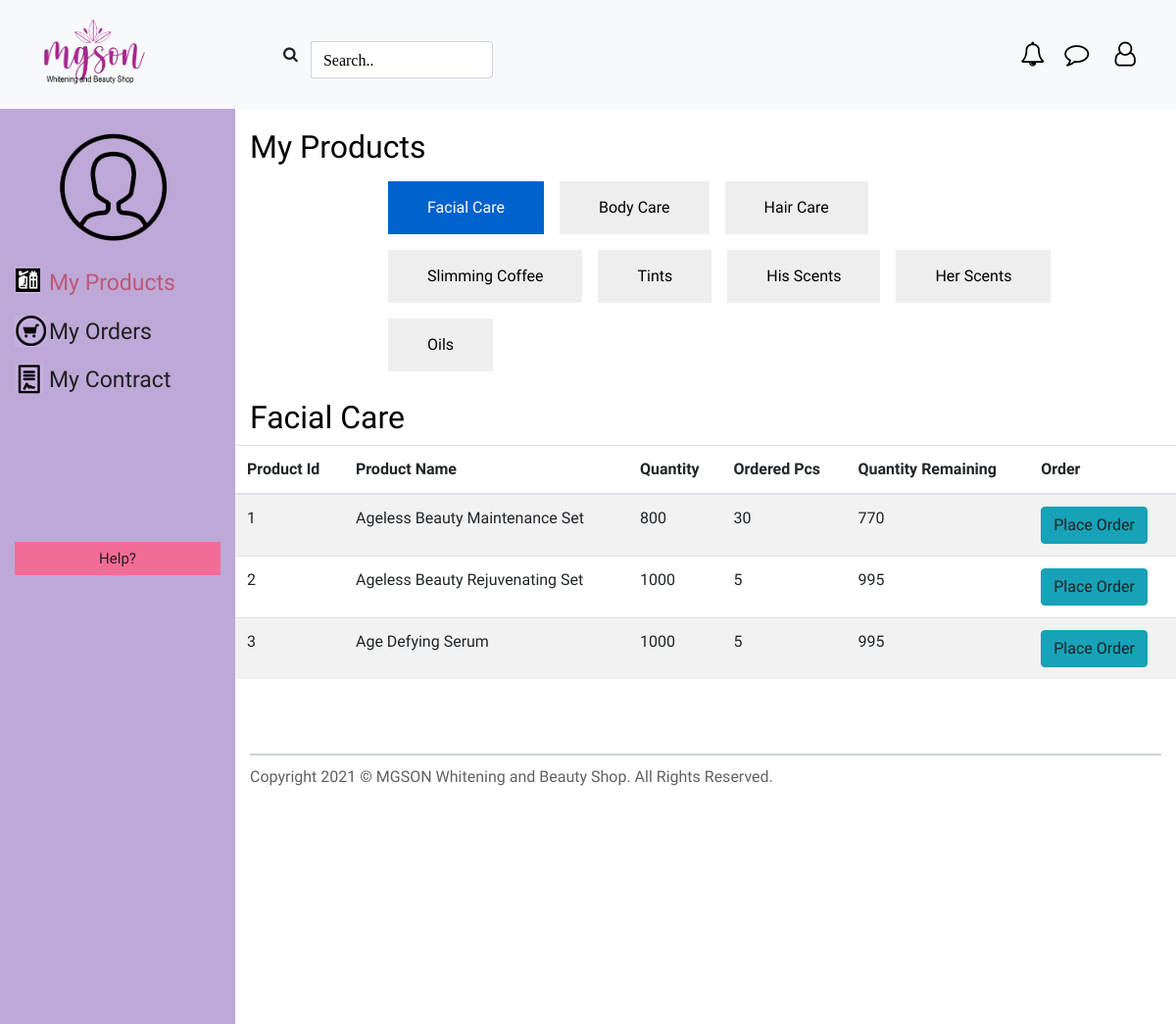
Page /dashboardDep/myproducts.php on the committed database.
### tables this page shows
CREATE TABLE `products` (
  `id_product` int(1) NOT NULL,
  `id_users` varchar(50) NOT NULL,
  `id_admin` varchar(200) NOT NULL,
  `product_name` varchar(50) NOT NULL,
  `product_description` varchar(50) NOT NULL,
  `product_cat` varchar(50) NOT NULL,
  `barcode_sku` varchar(50) NOT NULL,
  `product_quantity` int(50) NOT NULL,
  `manufactured_date` date NOT NULL,
  `expiration_date` date NOT NULL,
  `ordered_pcs` int(50) NOT NULL,
  `remainingpcs` int(50) NOT NULL,
  `product_status` varchar(50) NOT NULL,
  `date_delivered` date NOT NULL,
  `date_ordered` date NOT NULL,
  `keywords` text NOT NULL
);

### dashboardDep/myproducts.php (the view, shortened to what this page needs)
<!DOCTYPE html>
<html>
<head>
   <link rel="stylesheet" type="text/css" href="../css/bootstrap.css" />
	 <link rel="stylesheet" type="text/css" href="../css/style.css" />
	<link rel="stylesheet" href="https://cdnjs.cloudflare.com/ajax/libs/font-awesome/4.7.0/css/font-awesome.min.css">
	<link href="../style.css" rel="stylesheet" />
	<link href="style.css" rel="stylesheet" />
</head>
<body>
	<nav class="navbar navbar-expand-lg navbar-light bg-light sticky-top">
		<div class="ctml">
			<a href="index.php"><img src="../images/logo.png" class="img-fluid logo" alt="Dashboard"></a>
		    <form class="form-inline my-2 my-lg-0 nfdp" action="../search.php">
		    	<div class="input-group">
	    			<button class="btn my-2 my-sm-0" type="submit"><i class="fa fa-search"></i></button>
			      	<input class="form-control mr-sm-2 fa fa-search" type="text" placeholder="Search.." aria-label="Search" name="search">
		    	</div>
		    </form>
	    </div>
	    <div>
	    	<ul class="col-sm-12 bell-icons bc1 ctmul1">
				<li><a class="fa fa-bell-o" href="#"></a></li>
				<li><a class="fa fa-comment-o" href="contact.php"></a></li>
				<li>
					<a class="fa fa-user-o" type="button" class="btn" data-toggle="dropdown" aria-haspopup="true" aria-expanded="false"></a>
				</li>
			</ul>
	    </div>
 	</nav>
	<div id="dashboard-wrapper" class="container">
	  <div class="row">
		<div class="col-sm-4">
			<a href="index.php"><img src="images/profileavatar.png" class="mb-4 clientavatar" alt="client"/></a>
      <ul class="nav-menu-side withicons">
      <li><a href="myproducts.php"  class="active-menu">My Products</a></li>
      <li><a href="myorder.php">My Orders</a></li>
      <li><a href="mycontract.php">My Contract</a></li>
      </ul>
			<p class="logout-btm"><a href="contact.php">Help?</a></p>
		</div>
		<div class="col-sm-8 product-data">
			<div class="data-my-product">
				<h2>My Products</h2>
				<ul class="myproducts">
						<li><a class="btn btn-primary btn-dashboard active" href="#" role="button">Facial Care</a></li>
						<li><a class="btn btn-primary btn-dashboard" href="./productCategory/bodycare.php" role="button">Body Care</a></li>
						<li><a class="btn btn-primary btn-dashboard" href="./productCategory/haircare.php" role="button">Hair Care</a></li>
						<li><a class="btn btn-primary btn-dashboard" href="./productCategory/slimingcofee.php" role="button">Slimming Coffee</a></li>
						<li><a class="btn btn-primary btn-dashboard" href="./productCategory/tints.php" role="button">Tints</a></li>
						<li><a class="btn btn-primary btn-dashboard" href="./productCategory/hisscents.php" role="button">His Scents</a></li>
						<li> <a class="btn btn-primary btn-dashboard" href="./productCategory/herscents.php" role="button">Her Scents</a></li>
						<li><a class="btn btn-primary btn-dashboard" href="./productCategory/oil.php" role="button">Oils</a></li>
				</ul>
				<h2>Facial Care</h2>
				<div class="row info-order">
          <table class='table table-striped table-hover' >
  					<thead>
  							<tr>
  								<th scope='col'>Product Id</th>
  								<th scope='col'>Product Name</th>
  								<th scope='col'>Quantity</th>
                  <th scope='col'>Ordered Pcs</th>
                  <th scope='col'>Quantity Remaining</th>
  								<th scope='col'>Order</th>
  								</tr>
  						</thead>
  					<tbody>
  						<?php
  						require('../db.php');
              $product_cat = 'facial_care';
  						$sql = "SELECT id_product,product_name,product_description,product_cat,barcode_sku,product_quantity,ordered_pcs,manufactured_date,expiration_date,
              product_quantity-ordered_pcs AS remainingpcs FROM products where product_cat='$product_cat'";
              $result = $con->query($sql);
  						if ($result->num_rows > 0) {
  						  while($row = $result->fetch_assoc()) {
  							echo "
  									<tr>
                      <td>" .$row['id_product']."</td>
                      <td>" . $row["product_name"]. "</td>
  									  <td>" . $row["product_quantity"]. "</td>
                      <td>" . $row["ordered_pcs"]. "</td>
                      <td>" . $row["remainingpcs"]. "</td>"; ?>
                      <td><a href="placeorder.php?id_product=<?php echo $row["id_product"]; ?>" class="btn btn-info">Place Order</a></td>
  						<?php }
  						} else {
  						  echo "0 results";
  						}
  						?>
  					</tbody>
  				</table>
				</div>
			</div>
		<footer>Copyright 2021 © MGSON Whitening and Beauty Shop. All Rights Reserved.</footer>
	  </div>
</div>
</div>
</body>
</html>

### css/style.css (style rules this page uses)
body { font-family: "Poppins", sans-serif; color: #040000; background-color: #ffffff; }
a, a:hover, a:focus { text-decoration: none; }
.btn, .btn:focus { outline: none !important; -webkit-box-shadow: none; box-shadow: none; }
.logo { width: 160px; padding: 10px; }
.bc1 { top: 2.5em !important; }
.nfdp { margin-left: 10%; }

### style.css (style rules this page uses)
input { width:90%; margin:10px auto; padding:10px; }
body { background:#fff; font-family: 'Arapey', serif; }
.container { margin:0 auto; max-width:100%; overflow:hidden; font-family: 'Arapey', serif; }
@media (min-width: 576px) { #dashboard-wrapper .col-sm-4, .col-sm-4-2 { width:20%; -ms-flex: 0 0 20%; flex: 0 0 20%; max-width: 20%; } }
@media (min-width: 576px) { #dashboard-wrapper .col-sm-8, .col-sm-8-2 { width:80%; -ms-flex: 0 0 80%; flex: 0 0 80%; max-width: 80%; left: 20%; } }
#dashboard-wrapper { overflow:hidden; }
#dashboard-wrapper .col-sm-4 { background:#bea8d7; height: fit-content; height: 100%; position: fixed; }
#dashboard-wrapper .col-sm-8 { background:#fff; padding-bottom: 20%; }
#dashboard-wrapper .col-sm-8 h2 { padding-top:20px; float: left; }
.nav-menu-side li { list-style:none; font-size:23px; margin-bottom:15px; }
.nav-menu-side li a { color:#202020; }
ul.nav-menu-side { margin-left:0; padding-left:0; margin-bottom:70%; }
.nav-menu-side li a.active-menu { color:#bd5977; }
.logout-btm { background: #f16d95; margin-left: 0px; margin-right: 0px; text-align: center; padding:5px; }
.logout-btm a { color:#202020; text-align:center; font-size:15px; font-family: 'Arimo', sans-serif; }
a.btn-dashboard { color: #202020; font-family: 'Arapey', serif; background: #eee; text-align: center; font-size: 25px; border: 0 none; border-radius: 0; padding: 15px 40px; }
.btn-dashboard.active { background:#bea8d7; color:#fff !important; }
.product-data h2 { float:left; }
.btn-primary:hover, .btn, .btn:focus { color:#202020 !important; }
.ctml { display: flex !important; flex-grow: 1; }
@media only screen and (min-width: 590px) { .row { display: block; } }
@media only screen and (min-width: 680px) { .row { display: block; } }
@media only screen and (min-width: 790px) { .row { display: flex; } }

### dashboardDep/style.css (style rules this page uses)
.btn-primary { color:#fff !important; }
.withicons li:first-child { background: transparent url(images/productsicon.png)no-repeat top left; }
.withicons li a { padding-left: 35px; text-align:center; }
.withicons li:nth-child(2) { background: transparent url(images/carticon.png)no-repeat top left; }
.withicons li:last-child { background: transparent url(images/list.png)no-repeat top left; }
.clientavatar { padding-left: 20%; padding-top: 10%; }
#dashboard-wrapper .col-sm-8 h2 { float:none !important; }
.myproducts li { list-style:none; float:left; margin: 8px; }
.myproducts li a { font-size:16px; }
.data-my-product { border-bottom:2px solid #c9d3d3; padding-bottom:30px; }
footer { color:#616161; padding-top:10px; }
.myproducts { width:80%; margin:0 auto; overflow:hidden; }
.myproducts li a { color:#000 !important; }
.bell-icons { position: relative; top: 0 !important; }
.bell-icons li { float:left; list-style:none; padding: 5px; font-size: 25px; }
.bell-icons a { color: black; }
.bell-icons li:first-child a:before { content: "\f0a2"; padding:5px; }
.bell-icons li:nth-child(2) a:before { content: "\f0e5"; padding:5px; }
.bell-icons li:last-child a:before { content: "\f2c0"; padding:5px; }
.info-order { margin-bottom:30px; }
::placeholder { color: black !important; }

### rows in the picture
products: id_product "1", product_name "Ageless Beauty Maintenance Set", product_quantity "800", ordered_pcs "30", remainingpcs "770"
products: id_product "2", product_name "Ageless Beauty Rejuvenating Set", product_quantity "1000", ordered_pcs "5", remainingpcs "995"
products: id_product "3", product_name "Age Defying Serum", product_quantity "1000", ordered_pcs "5", remainingpcs "995"
